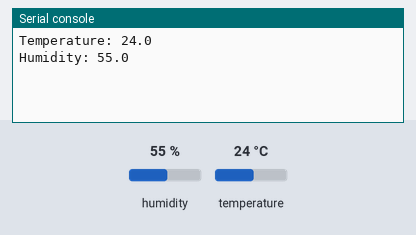
Simulated run of this program. Board: Raspberry Pi Pico running MicroPython. Shown: the last lines printed to the serial console. The test bench sets the inputs (shaded band); at power-on: humidity 55 %, temperature 24 °C.

Above: at 2.2 s.
2.3 s: humidity set to 22 %
At 6.8 s:
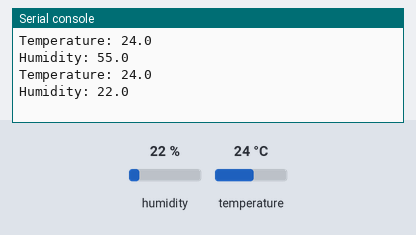
8.3 s: temperature set to 12 °C
At 11.9 s:
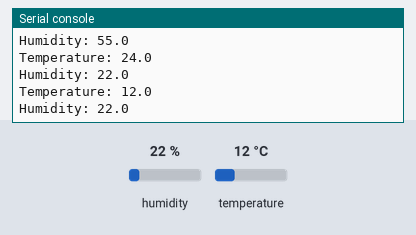
14.3 s: humidity set to 40 %
At 16.9 s:
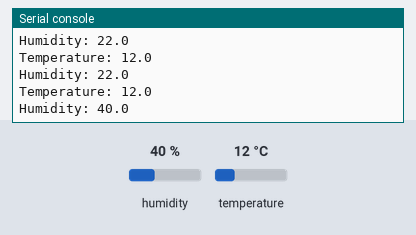
Timing chart, 0 to 18.4 s (numbered marks = the images above; inputs shaded):
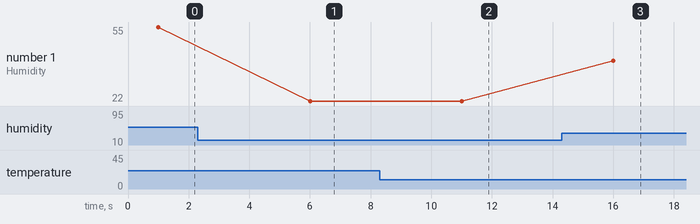

The program:

EP6_dht11.py
```python
from machine import Pin
import utime

from dht import DHT11, InvalidChecksum


# Wait 1 second to let the sensor power up
utime.sleep(1)

pin = Pin(0, Pin.OUT, Pin.PULL_DOWN)
sensor = DHT11(pin)
while 1:
    try:
        print("Temperature: {}".format(sensor.temperature))
        print("Humidity: {}".format(sensor.humidity))
        utime.sleep(5)
    except InvalidChecksum:
        print("Checksum from the sensor was invalid")
```

Measured:
- after the input at 2.3 s, the serial console: prints a new line after 3.7 s (image 1)
- after the input at 8.3 s, the serial console: prints a new line after 2.7 s (image 2)
- after the input at 14.3 s, the serial console: prints a new line after 1.7 s (image 3)
- plotted number 1: 55 → 22 after the input at 2.3 s, 22 → 40 after the input at 14.3 s
